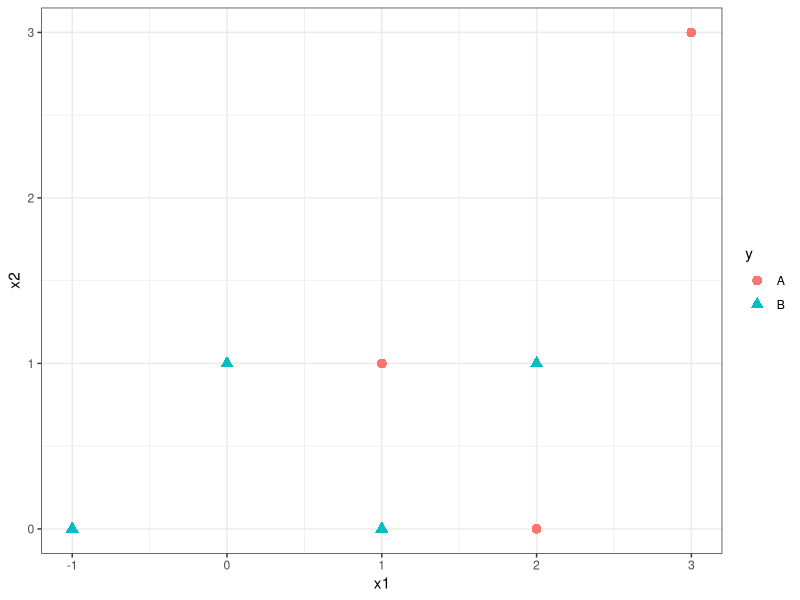

The R script that drew this image:
## ---- chunk 1
library(knitr)
knitr::opts_chunk$set(echo = TRUE,tidy=TRUE,message=FALSE,warning=FALSE,strip.white=TRUE,prompt=FALSE,
                      cache=TRUE, size="scriptsize")

## ---- chunk 2
library(kableExtra)
knnframe = data.frame(x1 = c(3, 2, 1, 0, -1, 2, 1), x2 = c(3, 0, 1, 1, 0, 1, 0),  
                      y=as.factor(c("A", "A", "A", "B", "B", "B", "B")))
print(knnframe)

library(ggplot2)
ggplot(knnframe,aes(x=x1,y=x2)) + geom_point(aes(color=y, shape=y), size = 3) + theme_bw()
